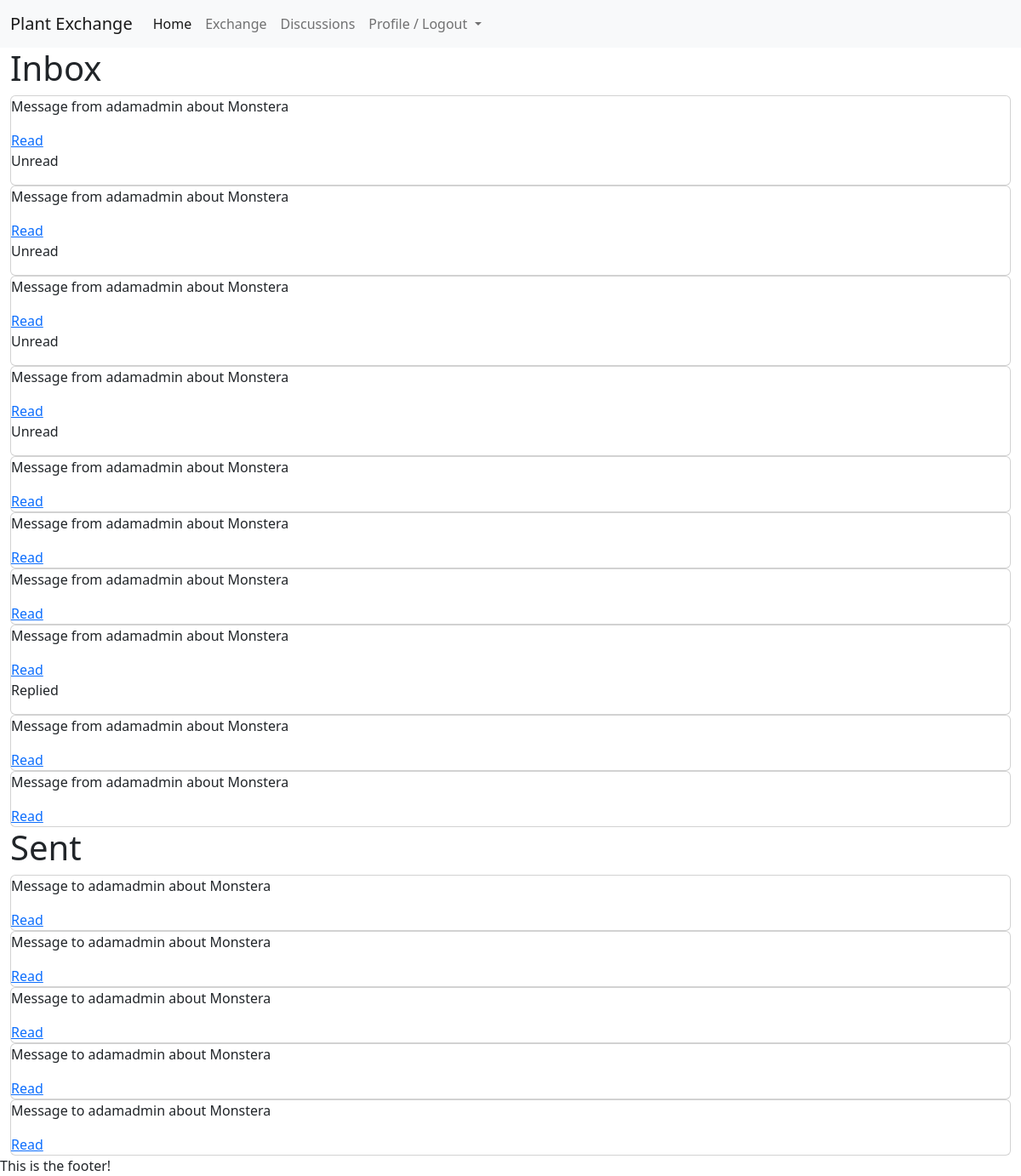
/profiles/mailbox/ (signed in), run on the app's committed database.
### profiles/models.py (models this page shows)
class Message(models.Model):
    ad = models.ForeignKey(Plant, on_delete=models.CASCADE, related_name='ad')
    sender = models.ForeignKey(User, on_delete=models.SET_DEFAULT, default='none', related_name='sender')
    receiver = models.ForeignKey(User, on_delete=models.SET_DEFAULT, default='none', related_name='receiver')
    content = models.TextField()
    created_on = models.DateTimeField(auto_now_add=True)
    read = models.BooleanField(default=False)
    replied = models.BooleanField(default=False)
    trashed = models.BooleanField(default=False)
    class Meta:
        ordering = ['read', '-created_on']
    def __str__(self):
        return f'Message from {self.sender} about {self.ad}'

### plants/models.py (models this page shows)
class Plant(models.Model):
    title = models.CharField(max_length=40)
    owner = models.ForeignKey(User, on_delete=models.CASCADE, related_name='owner')
    category = models.ForeignKey(Category, on_delete=models.SET_DEFAULT, default='none')
    description = models.TextField()
    image = CloudinaryField('image', null=True, blank=True, default='placeholder')
    will_trade_for = models.CharField(max_length=140, null=True, blank=True)
    added_on = models.DateField(auto_now_add=True)
    updated_on = models.DateField(auto_now=True)
    status = models.IntegerField(choices=STATUS, default=0)
    class Meta:
        ordering = ['-added_on']
    def __str__(self):
        return self.title

### profiles/views.py (the view)
# urls.py: path('mailbox/', views.MailboxList.as_view(), name='mailbox'),
class MailboxList(generic.ListView):
    model = Message
    context_object_name = 'messages'
    template_name = 'profiles/mailbox.html'
    paginate_by = 20
    def get_queryset(self):
        return Message.objects.filter(Q(sender=self.request.user) | Q(receiver=self.request.user))

### profiles/templates/profiles/mailbox.html (shortened to what this page needs)
{% extends 'base.html' %}
{% block content %}
<section class="container-fluid">
    <div class="col-12">
        <h1>Inbox</h1>
        {% for message in messages %}
            {% if message.receiver == request.user %}
            <div class="card">
                <div class="msg-subject">
                    <p>{{ message }}</p>
                </div>
                <div>
                    <a href="{% url 'profiles:message' msg_id=message.id %}">Read</a>
                </div>
                {% if not message.read %}
                <div>
                    <p>Unread</p>
                </div>
                {% endif %}
                {% if message.replied %}
                <div>
                    <p>Replied</p>
                </div>
                {% endif %}
            </div>
            {% endif %}
        {% endfor %}
        <h1>Sent</h1>
        {% for message in messages %}
            {% if message.sender == request.user %}
            <div class="card">
                <div class="msg-subject">
                    <p>Message to {{ message.receiver }} about {{ message.ad }}</p>
                </div>
                <div>
                    <a href="{% url 'profiles:message' msg_id=message.id %}">Read</a>
                </div>
            </div>
            {% endif %}
        {% endfor %}
    </div>
</section>
{% endblock content %}

### data on the page
Message: sender+ad "Message from adamadmin about Monstera", read "Unread"
Message: sender+ad "Message from adamadmin about Monstera", read "Unread"
Message: sender+ad "Message from adamadmin about Monstera", read "Unread"
Message: sender+ad "Message from adamadmin about Monstera", read "Unread"
Message: sender+ad "Message from adamadmin about Monstera"
Message: sender+ad "Message from adamadmin about Monstera"
Message: sender+ad "Message from adamadmin about Monstera"
Message: sender+ad "Message from adamadmin about Monstera", replied "Replied"
Message: sender+ad "Message from adamadmin about Monstera"
Message: sender+ad "Message from adamadmin about Monstera"
Message: receiver "adamadmin", ad "Monstera"
Message: receiver "adamadmin", ad "Monstera"
Message: receiver "adamadmin", ad "Monstera"
Message: receiver "adamadmin", ad "Monstera"
Message: receiver "adamadmin", ad "Monstera"
